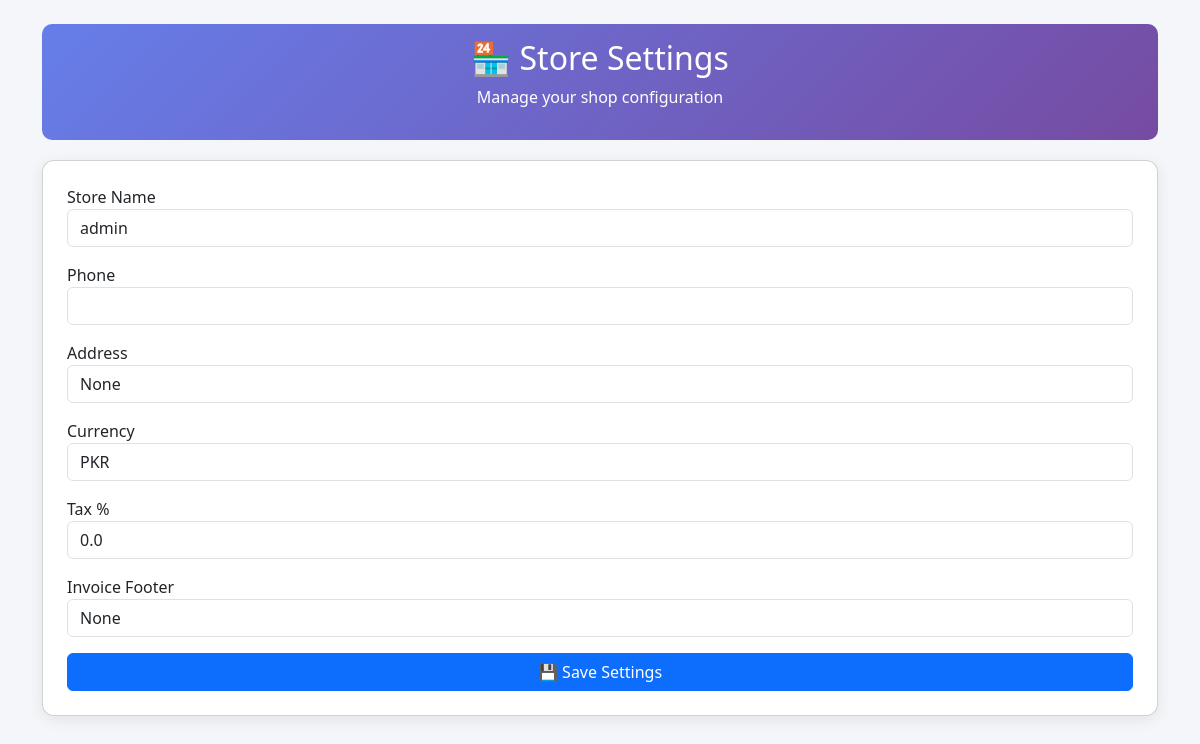
The page /store-settings on the database its author committed.
### app.py (models this page shows)
class Store(db.Model):
    id = db.Column(db.Integer, primary_key=True)
    name = db.Column(db.String(100), unique=True, nullable=False)
    password_hash = db.Column(db.String(200), nullable=False)
    participants = db.relationship('Participant', backref='store', cascade="all, delete-orphan")
    products = db.relationship('Product', backref='store', cascade="all, delete-orphan")
    suppliers = db.relationship('Supplier', backref='store', cascade="all, delete-orphan")
    purchases = db.relationship('Purchase', backref='store', cascade="all, delete-orphan")
    sales = db.relationship('Sale', backref='store', cascade="all, delete-orphan")
    customers = db.relationship('Customer', backref='store', cascade="all, delete-orphan")
    address = db.Column(db.String(200))
    currency = db.Column(db.String(10), default="PKR")
    tax_percent = db.Column(db.Float, default=0)
    invoice_footer = db.Column(db.String(200))

### app.py (the view, shortened to what this page needs)
@app.route("/store-settings", methods=["GET", "POST"])
def store_settings():
    store = Store.query.first()  # single store system
    return render_template("store_settings.html", store=store)

### templates/store_settings.html (shortened to what this page needs)
<!DOCTYPE html>
<html>
<head>
    <link href="https://cdn.jsdelivr.net/npm/bootstrap@5.3.0/dist/css/bootstrap.min.css" rel="stylesheet">
</head>
<body class="container py-4">
<div class="header text-center">
    <h2>🏪 Store Settings</h2>
    <p>Manage your shop configuration</p>
</div>
<div class="card p-4">
    <form method="POST">
        <div class="mb-3">
            <label>Store Name</label>
            <input type="text" name="name" class="form-control"
                   value="{{ store.name }}">
        </div>
        <div class="mb-3">
            <label>Phone</label>
            <input type="text" name="phone" class="form-control"
                   value="{{ store.phone }}">
        </div>
        <div class="mb-3">
            <label>Address</label>
            <input type="text" name="address" class="form-control"
                   value="{{ store.address }}">
        </div>
        <div class="mb-3">
            <label>Currency</label>
            <input type="text" name="currency" class="form-control"
                   value="{{ store.currency }}">
        </div>
        <div class="mb-3">
            <label>Tax %</label>
            <input type="number" step="0.1" name="tax_percent" class="form-control"
                   value="{{ store.tax_percent }}">
        </div>
        <div class="mb-3">
            <label>Invoice Footer</label>
            <input type="text" name="invoice_footer" class="form-control"
                   value="{{ store.invoice_footer }}">
        </div>
        <button class="btn btn-primary w-100">
            💾 Save Settings
        </button>
    </form>
</div>
</body>
</html>

### templates/store_settings.html (style rules this page uses)
body { background: #f4f6f9; }
.card { border-radius: 12px; box-shadow: 0 4px 15px rgba(0,0,0,0.08); }
.header { background: linear-gradient(135deg, #667eea, #764ba2); color: white; padding: 15px; border-radius: 10px; margin-bottom: 20px; }

### rows shown on the page
Store: name "admin", address "None", currency "PKR", tax_percent "0.0", invoice_footer "None"
